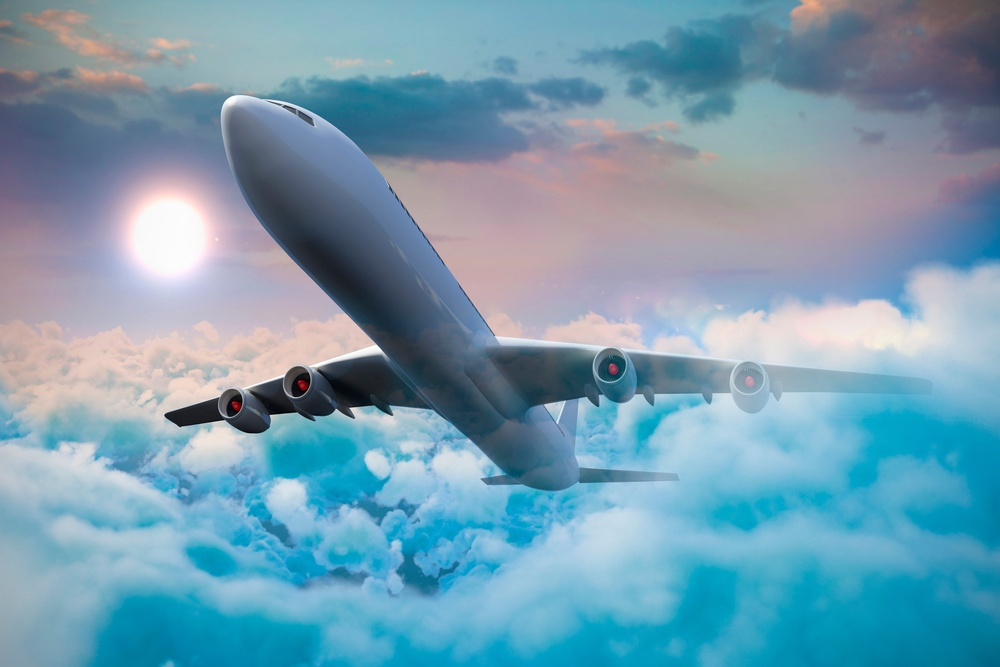
#> input picture dataset/plane.jpg, 1000 x 667 px, shrunk from 3840 x 2560 before the run; its folder holds only this picture in this run
$ python quant.py
#> lines starting #> are read from the running program, lines starting #| are printed output that depends on the picture; long printed decimals are rounded
import os
import argparse
import cv2
import numpy as np
import image_slicer
from math import log10, sqrt
# Importing Image module from PIL package
from PIL import Image
import PIL


parser = argparse.ArgumentParser(description='Process some integers.')
parser.add_argument('-q','--quantization', nargs="+", type=int, dest='qpList', help='Quantization Levels', default=[10, 50, 100, 150, 200, 250])
parser.add_argument('-f','--filename', type=str, dest='targetFile',  default="plane", help='Target Image File')
args = parser.parse_args()

qpList = args.qpList
targetFile = args.targetFile
dirName = targetFile
# creating a image object (main image)
image = Image.open(targetFile+".jpg")
#> image is the input picture: PIL image 1000x667 RGB; mean R, G, B 116.9, 157.1, 176.8

try:
    # Create target Directory
    os.mkdir(dirName + "_split")
    os.mkdir(dirName)
    print("Directory " , dirName ,  " Created ")
except FileExistsError:
    print("Directory " , dirName ,  " already exists")

# [35 lines left out: functions doQuantize, PSNR, computePSNR, computeMSE, not called in this run]

def computeVariance(fileName):
#> called with fileName = 'plane.jpg'
    image = cv2.imread(fileName,0)
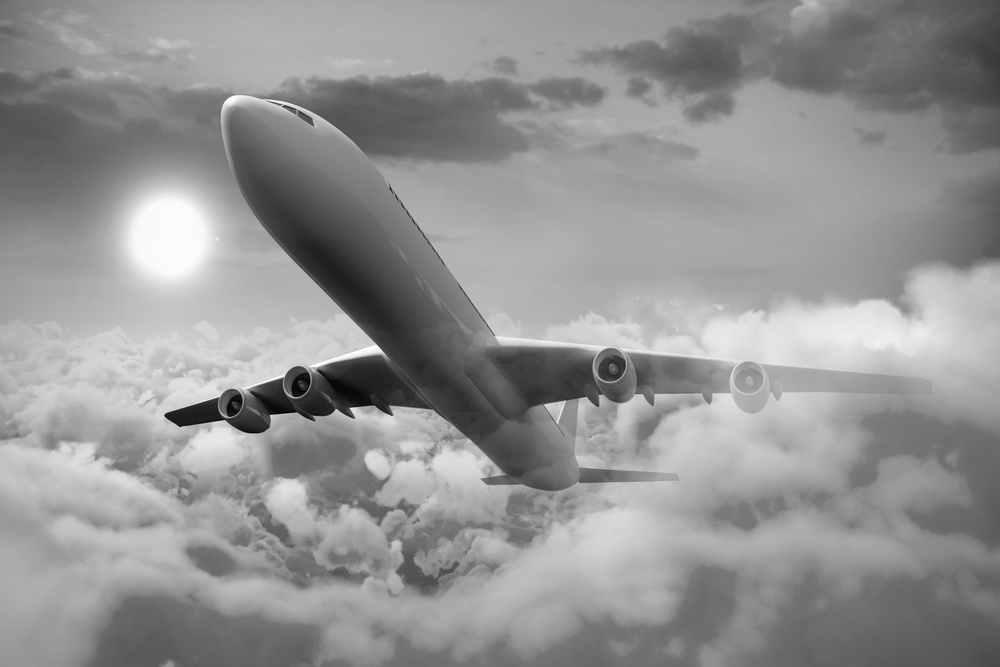
#> image: shape (667, 1000); min 0, max 255, mean 147.3
    (mean , stddv) = cv2.meanStdDev(image)
#> mean = [147.3]; stddv = [41.01]
    variance = np.var(image)
#> variance = 1681.5
    print(f"{fileName} - mean: {mean}, std:{stddv} => {stddv**2}, var:{variance}")
#| plane.jpg - mean: [[147.329]], std:[[41.006]] => [[1681.505]], var:1681.505

# [15 lines left out: functions doQP, splitImageIntoTiles, not called in this run]


def doAllFilesInDir(directory):
    for filename in os.listdir(directory):
        if filename.endswith(".jpg") or filename.endswith(".png"):
            filepath = os.path.join(directory, filename)
            # print(filepath)
            computeVariance(filepath)
        else:
            continue


# splitImageIntoTiles(targetFile,620,530)
directory = f'{dirName}_split'
doAllFilesInDir(directory)
computeVariance(targetFile+".jpg")
